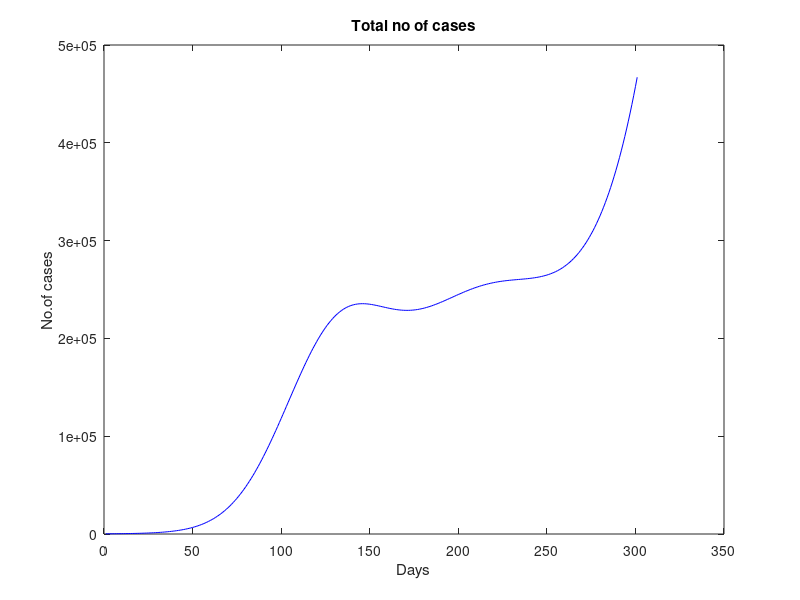
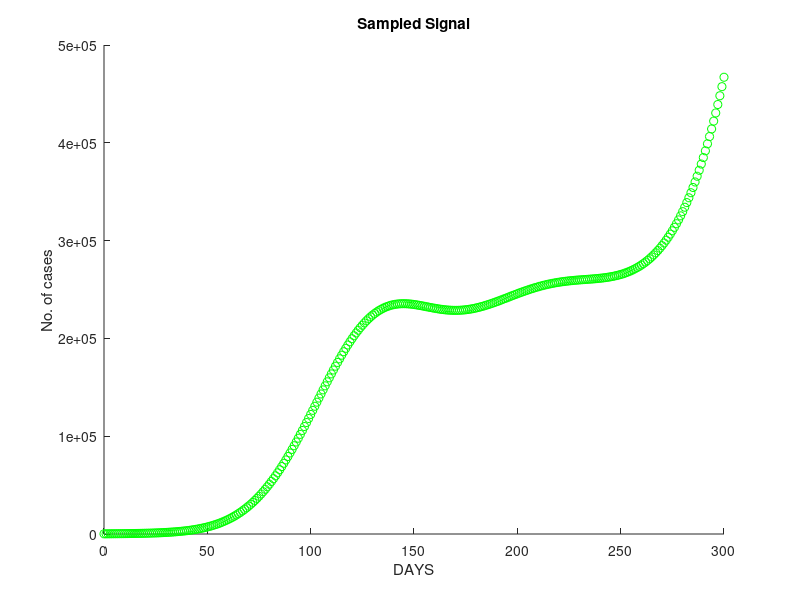
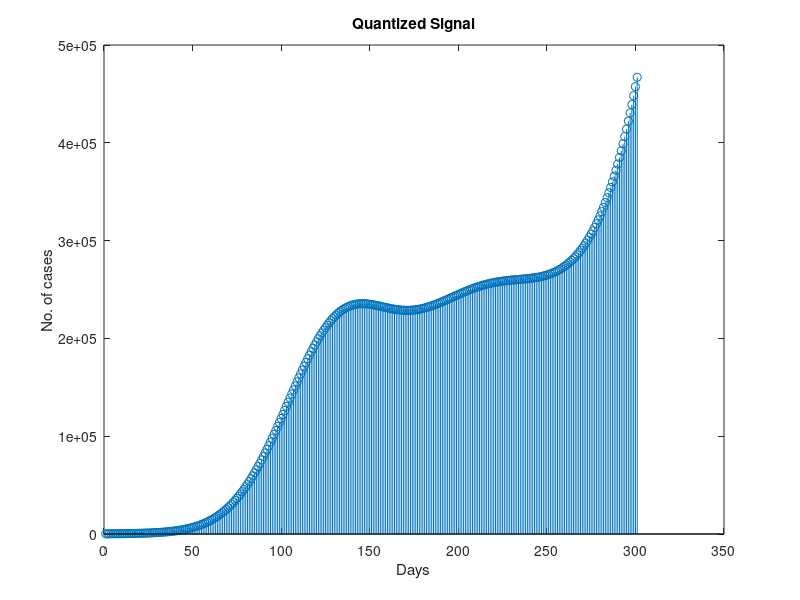
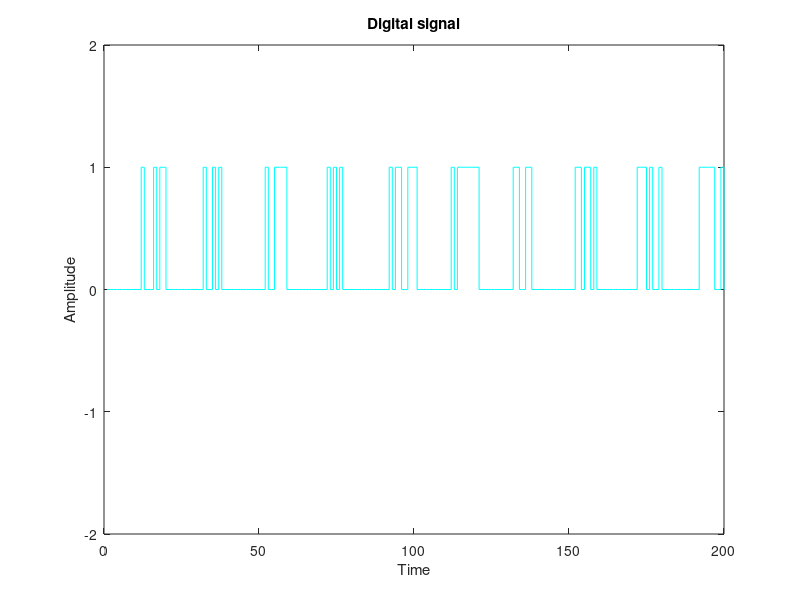

These figures' MATLAB source, in order:

% clear all the variables
% close all the open figures 
clc; clear all; close all;
clc
clear all
close all
% SAMPLING 

x=0:300; % Days from 0-300
a1 =     2.7e+18 % paramters for the equation below found using curve fitting
       b1 =        2438 
       c1 =       393.6  
       a2 =   2.175e+05  
       b2 =       208.7 
       c2 =       76.74  
       a3 =   1.452e+05  
       b3 =       127.7  
       c3 =       40.87  
 
signal_1= a1*exp(-((x-b1)/c1).^2) + a2*exp(-((x-b2)/c2).^2) + a3*exp(-((x-b3)/c3).^2);
               % input signal found using curve fitting tool
% QUANTIZATION 

bits=20; %number of bits required 
L=2^bits; %number of bytes per sample
xmax=600000; %the range of values
xmin=0;
del=0.09; %incrementing by 0.09 generated a cleaner demodulated signal rather than 1
%A quantization partition defines several contiguous, nonoverlapping ranges of values within the set of real numbers
partition=xmin:del:xmax; % defining partition according to the indexing
%a codebook tells the quantizer which common value to assign to inputs
%that fall into each range of the partition
%defining codebook: the lower range/upper range of the codebook must be
%one increment less/more
%than the partition or can be equally distributed in both sides as is done
%here
codebook=xmin-(del/2):del:xmax+(del/2);
[index,quants]=quantiz(signal_1,partition,codebook); %quantization using
%quantiz
% gives rounded off values of the samples
% NORMALIZATION 
l1=length(index); % to convert 1 to n as 0 to n-1 indicies

for i=1:l1
if (index(i)~=0)
index(i)=index(i)-1;
 end
end
%ENCODING 
code=de2bi(index,'left-msb'); % decimal to binary conversion with MSB to
%the left
code_row=reshape(code, [1,numel(code)]); %converting the array to a singlerow array.
%The number of elements (366) in code array determines the number of columns in code_row array
k=1;
for i=1:l1 % to convert column vector to row vector
 for j=1:bits
 coded(k)=code(i,j);
 j=j+1;
 k=k+1;
 end
 i=i+1;
end
%DEMODULATION 
index1=bi2de(code_row,'left-msb'); %converting from binary to decimal
resignal=del*index+xmin+(del/2); %to recover the modulated signal
% Plotting 
figure 
plot(signal_1,'b') % plotting the curve fitted  signal
title('Total no of cases')
xlabel('Days')
ylabel('No.of cases')
figure
scatter(x,signal_1,'g'); %   sampled signal plot
title('Sampled Signal')
xlabel('DAYS')
ylabel('No. of cases')
figure
stem(quants,'o') % quantized signal plot
title('Quantized Signal')
xlabel('Days')
ylabel('No. of cases')
figure
stairs(coded,'c'); 
axis([0 200 -2 2])
title('Digital signal')  % digital signalplot
xlabel('Time')
ylabel('Amplitude')
figure
plot(resignal,'r') %  demodulated signal plot 
title('Demodulated Signal')
xlabel('Days')
ylabel('No. of cases')

